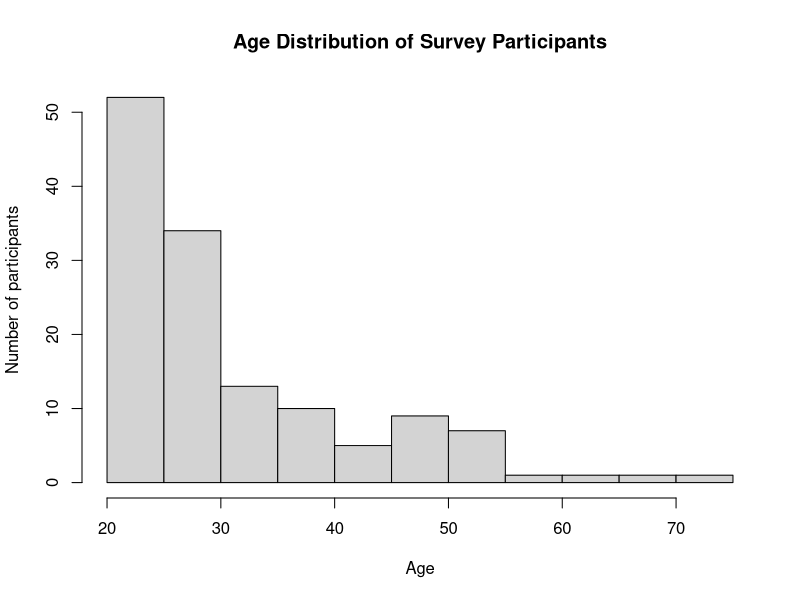
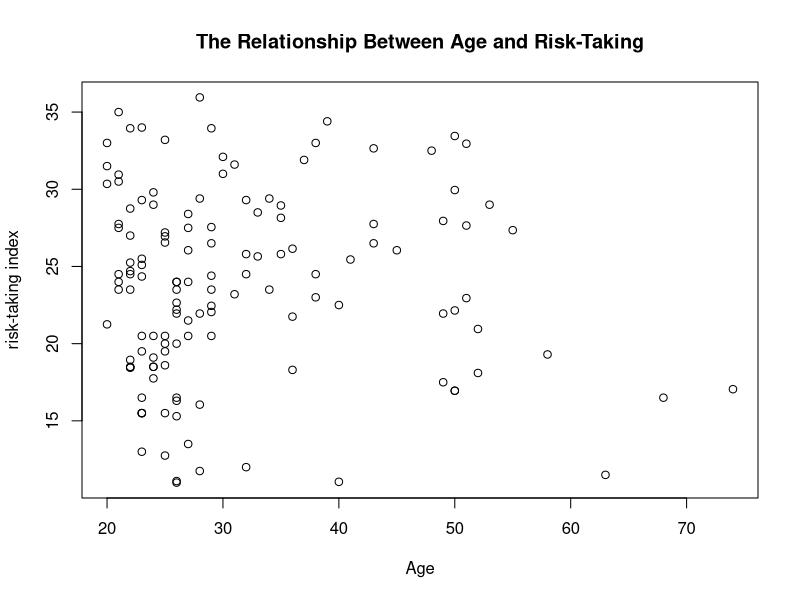
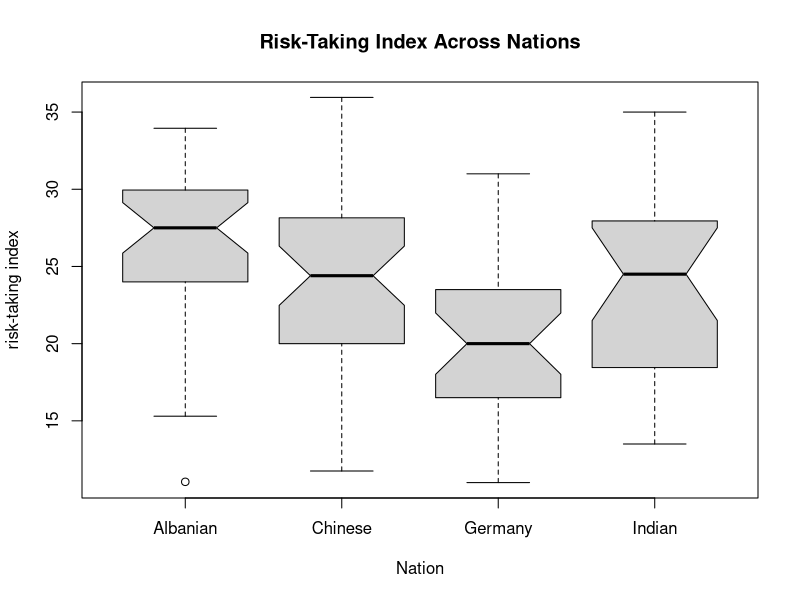
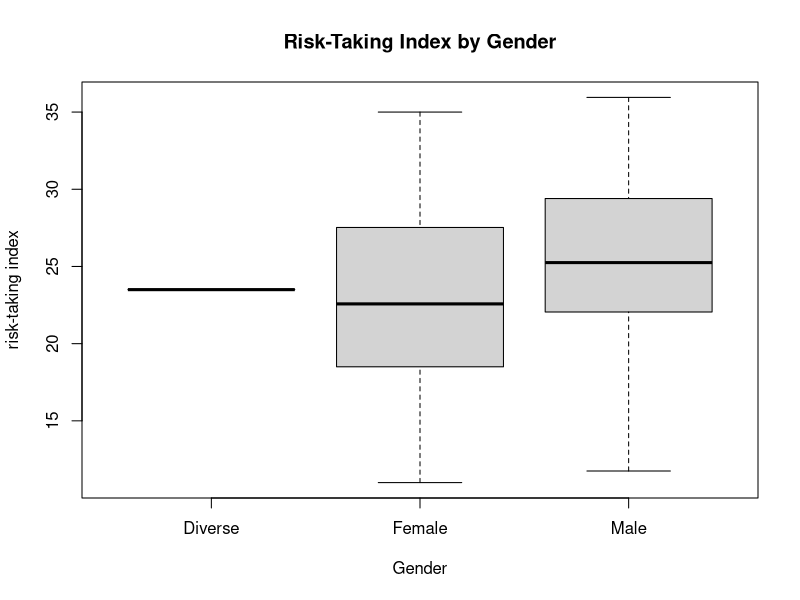

Write the R code that produced these figures, in order.
## ---- chunk 1
install.packages("readr") 
library(readr) 
data <- read.csv("alldata_together_optimizedforanalysis_Kopie.csv", sep = ";") 
library(magrittr) 
library(dplyr)
## ---- chunk 2
str(data) 
newdf1 <- data %>% mutate(Q03 = ifelse(Q03=="riskyfund", "5", Q03)) 
newdf1 <- newdf1 %>% mutate(Q03 = ifelse(Q03=="safefund", "1", Q03))
## ---- chunk 3
newdf1 <- newdf1 %>% mutate(Q05 = ifelse(Q05=="Op1.2", "3", Q05)) 
newdf1 <- newdf1 %>% mutate(Q05 = ifelse(Q05=="Op1.3", "5", Q05)) 
newdf1 <- newdf1 %>% mutate(Q05 = ifelse(Q05=="Op1.1", "1", Q05))
## ---- chunk 4
newdf1 <- newdf1 %>% mutate(Q06 = ifelse(Q06=="Op2.2", "3", Q06)) 
newdf1 <- newdf1 %>% mutate(Q06 = ifelse(Q06=="Op2.1", "1", Q06)) 
newdf1 <- newdf1 %>% mutate(Q06 = ifelse(Q06=="Op2.3", "5", Q06))
## ---- chunk 5
str(newdf1)
newdf1$Q08.1 <- NULL
str(newdf1)
newdf1$Gender = as.factor(newdf1$Gender)
newdf1$Nation = as.factor(newdf1$Nation)
filtered_data <- newdf1[complete.cases(newdf1[, -ncol(data)]), ]
filtered_data$final_score <- rowSums(as.matrix(filtered_data[, c(5:10,15, 16 )]))

## ---- chunk 6
pdf("my_plot1.pdf")
hist(filtered_data$Age,main = "Age Distribution of Survey Participants",xlab = "Age", ylab="Number of participants")
dev.off
## ---- chunk 7
pdf("my_plot2.pdf")
plot(x = filtered_data$Age, y = filtered_data$final_score, main ="The Relationship Between Age and Risk-Taking", xlab = "Age", ylab = "risk-taking index")
dev.off
## ---- chunk 8
pdf("my_plot3.pdf")
boxplot(filtered_data$final_score~filtered_data$Nation, xlab = "Nation", ylab = "risk-taking index", main = "Risk-Taking Index Across Nations",las = 0,notch=TRUE)
dev.off

pdf("my_plot4.pdf")
boxplot(filtered_data$final_score~filtered_data$Gender,xlab = "Gender", ylab = "risk-taking index", main="Risk-Taking Index by Gender")
dev.off
